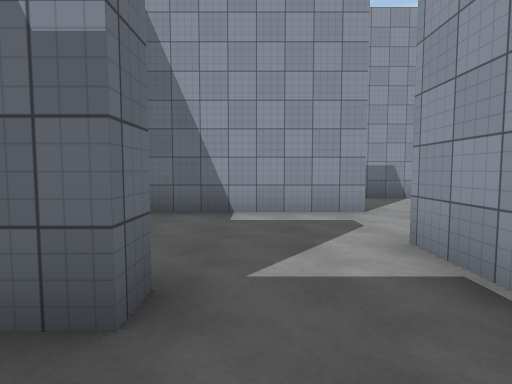
[1] (above)

24 first-person views from a walk through a 3-D level made in the Unity game engine. The camera is 1.5 m above the floor, tilts 4° down and sees 80° across. The floor is counted in squares, 2 m on a side. Each view is taken from the middle of a square. On the plan, view 1 faces up. The plan holds only what a view shows up to about 10 squares ahead; the rest is blank. The place goes on beyond the plan. The player is left out. Surface patterns are stand-ins for the level's own textures.

[2]
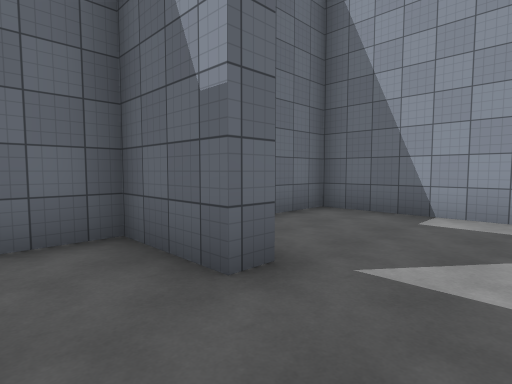

[3]
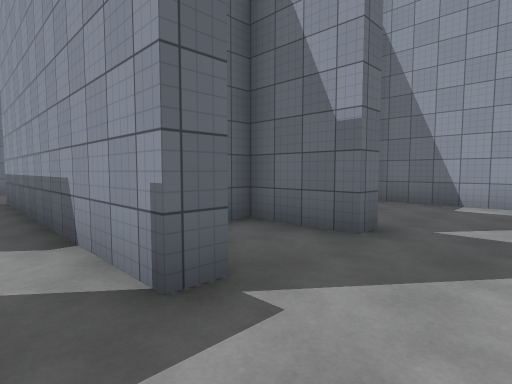

[4]
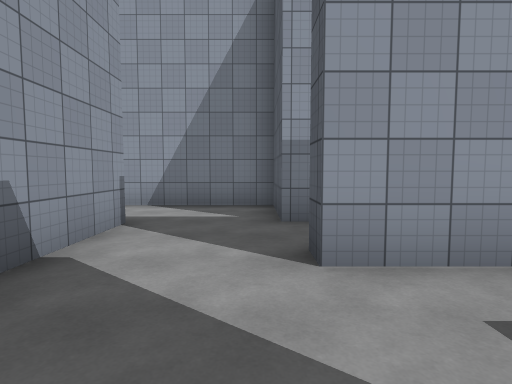

[5]
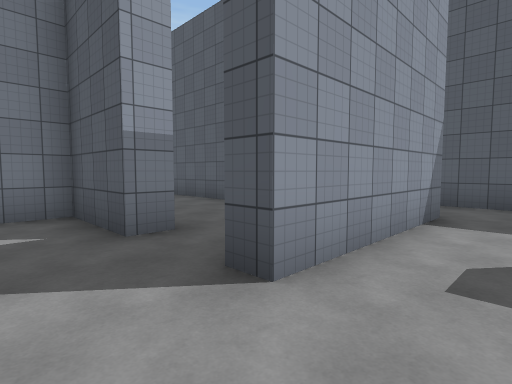

[6]
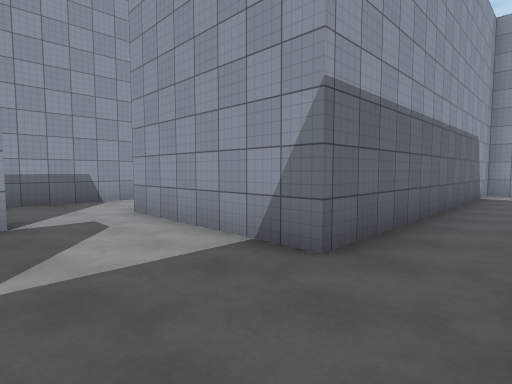

[7]
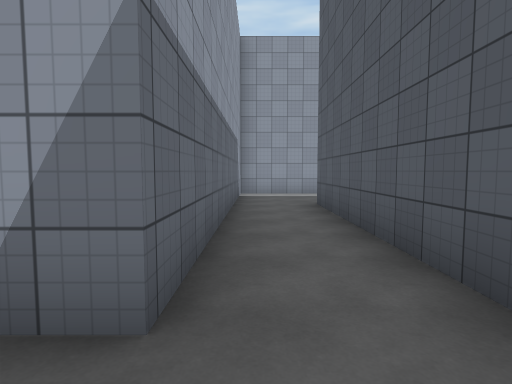

[8]
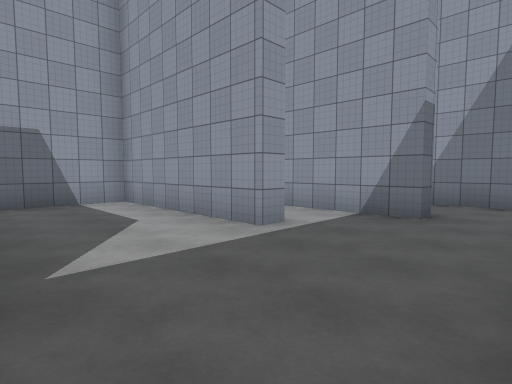

[9]
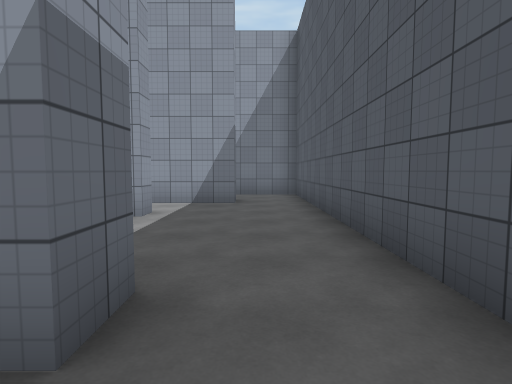

[10]
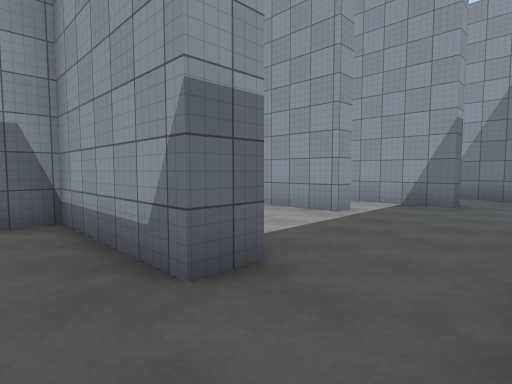

[11]
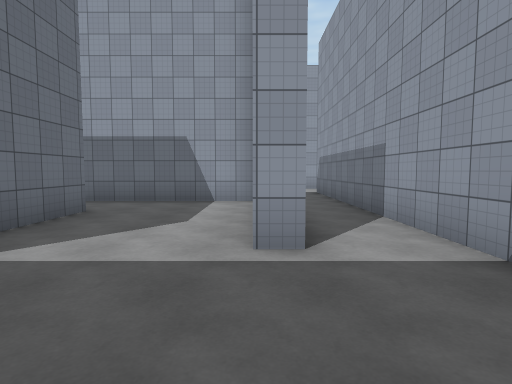

[12]
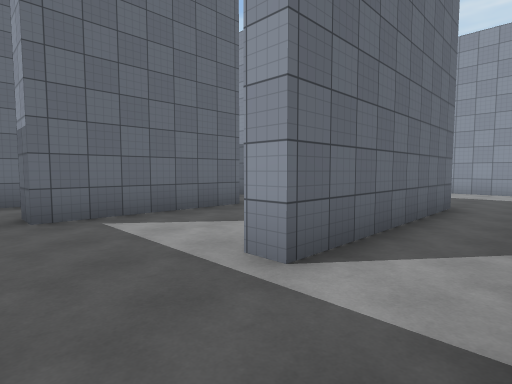

[13]
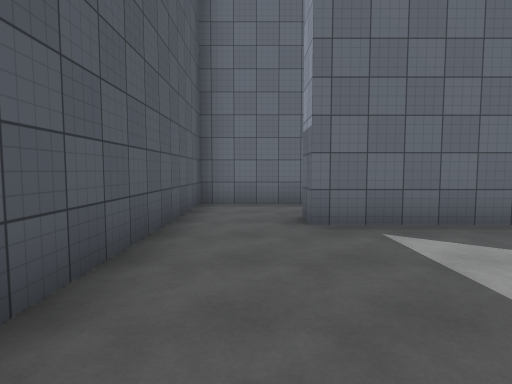

[14]
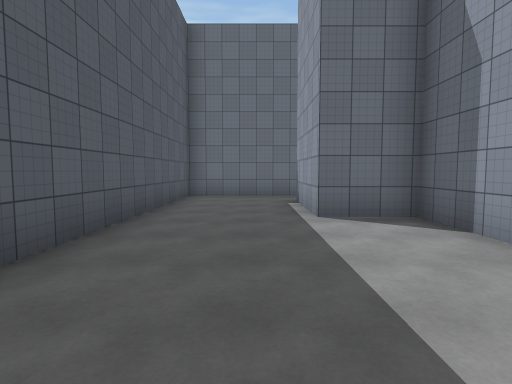

[15]
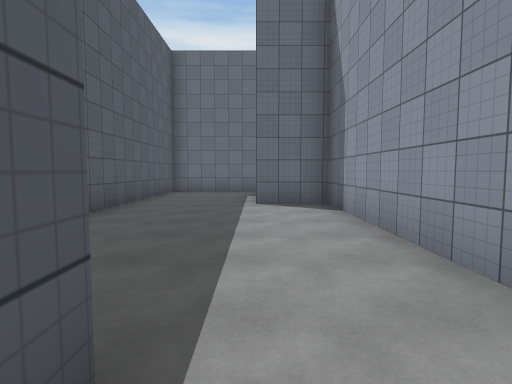

[16]
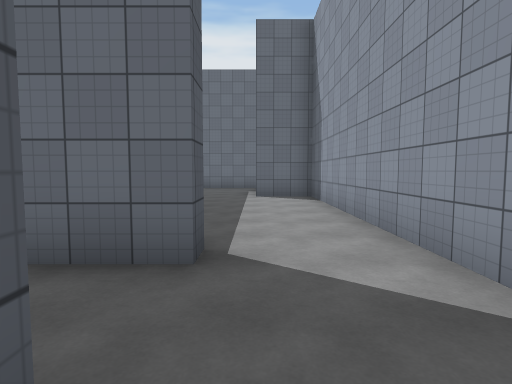

[17]
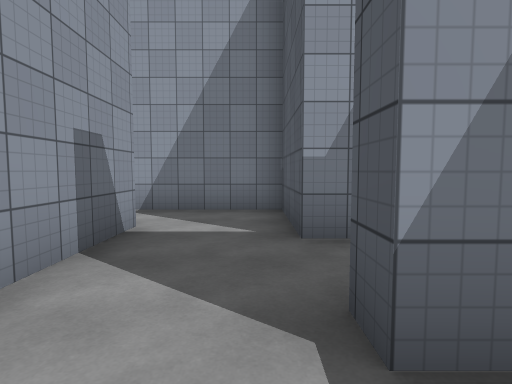

[18]
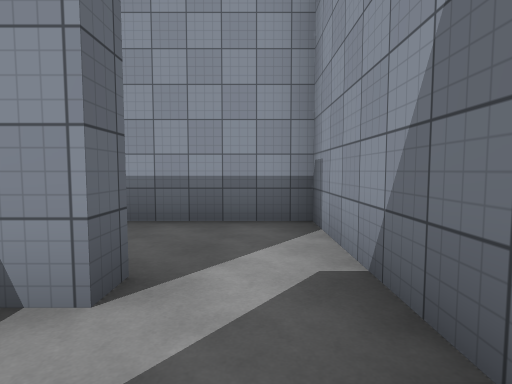

[19]
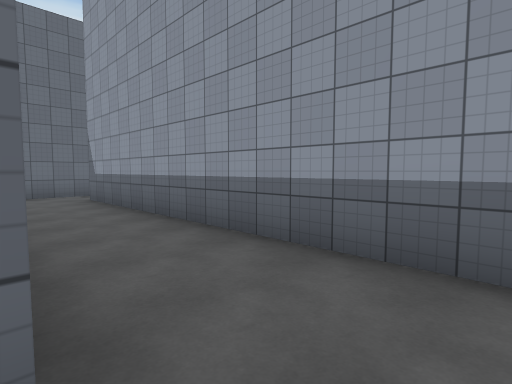

[20]
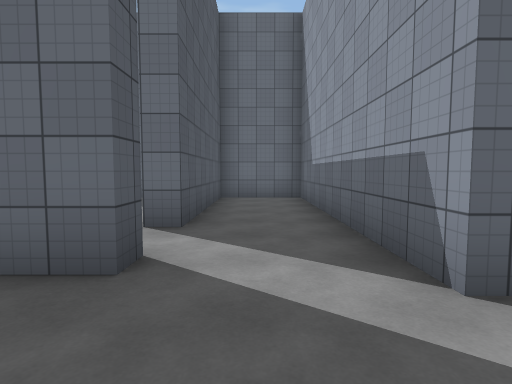

[21]
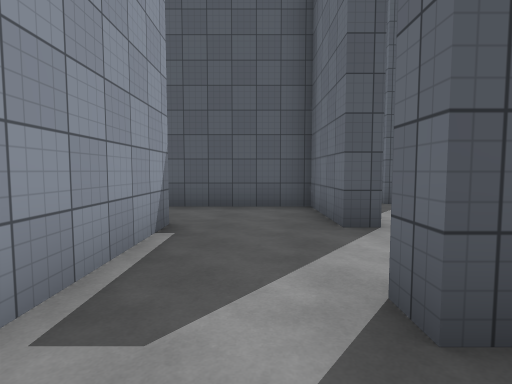

[22]
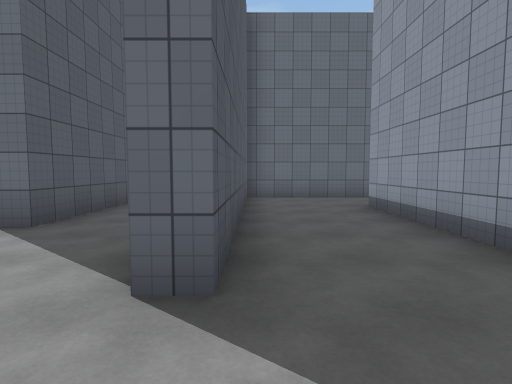

[23]
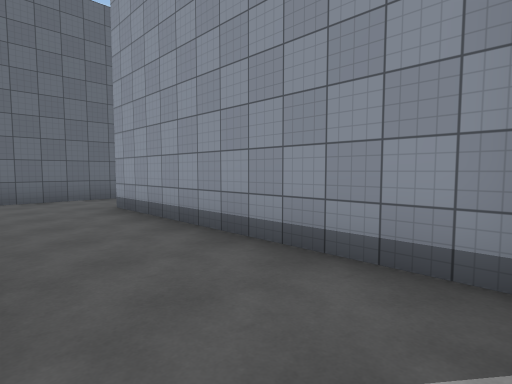

[24]
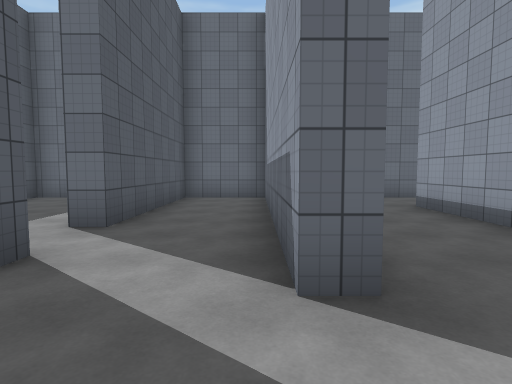

### Floor plan
Points are (right, up) in squares from view 1. A wall is a line through its corners. A room is listed if a view was taken in it or the views show most of it. See-through windows are left out.
Room 1 (views 1, 2)
walls: (-0.7, -0.5) (-0.7, -1.1); (-0.7, 1.4) (-2.5, 1.4) (-2.5, 0.2); (1.6, -1.6) (1.6, -0.1)
ways out: opening at (0.5, -1) to room 2; opening at (0.5, 2) to room 12
Room 2 (view 3)
walls: (-0.5, -3.5) (1.6, -3.5) (1.6, -1.6)
ways out: opening at (0.5, -1) to room 1; opening at (-2, -2.5) to room 3; opening at (-1, -4) to room 6
Room 3 (views 4, 5, 6, 7, 8, 11, 13)
walls: (-3.4, -9.4) (2.8, -9.4) (2.8, -13.3) (2.1, -13.3); (6.5, -12.1) (6, -12.1) (6, -7.5) (-2.7, -7.5) (-2.7, -3.5) (-2.2, -3.5); (1.6, -15.3) (7.6, -15.3); (-0.7, -1.1) (-5.5, -1.1); (8.1, -13.5) (8.1, -12.5)
ways out: opening at (-2, -2.5) to room 2; opening at (2, -14.5) to room 4; opening at (8, -14.5) to room 5; opening at (7, -12) to room 6
Room 4 (views 9, 10)
walls: (0.1, -12.9) (0.1, -15.3) (1.6, -15.3)
ways out: opening at (2, -14.5) to room 3; opening at (1, -12.5) to room 14
Room 5 (view 12)
walls: (8.6, -13.5) (8.1, -13.5); (7.6, -15.3) (10.6, -15.3) (10.6, -12.9)
ways out: opening at (8, -14.5) to room 3; opening at (9.5, -12.5)
Room 6 (views 14, 17)
walls: (6.5, -6.9) (6.5, -12.1); (7.6, -2.4) (2.1, -2.4) (2.1, -4) (-0.5, -4) (-0.5, -3.5); (-2.2, -3.5) (-2.2, -7) (4.8, -7); (8.1, -12.5) (8.1, -4.5)
ways out: opening at (-1, -4) to room 2; opening at (7, -12) to room 3; opening at (8, -3.5) to room 7
Room 7 (view 15)
walls: (8.1, -4.5) (8.6, -4.5); (11.1, -2.4) (7.6, -2.4)
ways out: opening at (8, -3.5) to room 6; opening at (11, -3.5) to room 8; opening at (9.5, -5)
Room 8 (views 16, 18, 19)
walls: (11.1, -1.8) (11.1, -2.4); (10.3, -4.5) (12.8, -4.5) (12.8, -1.5)
ways out: opening at (11, -3.5) to room 7; opening at (12, -2) to room 11
Room 9 (views 20, 22, 23, 24)
walls: (3.8, 6) (3.8, 3.6) (6.9, 3.6); (6.2, 5.8) (6.2, 8.6); (4.2, 8.8) (4.2, 8.3)
ways out: opening at (5.5, 9) to room 10; opening at (4, 7.5) to room 13
Room 10 (view 21)
walls: (5.9, 11.4) (-0.5, 11.4); (-1.9, 8.8) (4.2, 8.8); (-2.5, 12.6) (-2.5, 8.8)
ways out: opening at (5.5, 9) to room 9; opening at (-1.5, 12)
Room 11 (no view inside)
walls: (2.1, 1) (2.1, -0.6); (12.8, -1.5) (12.8, 0.5) (3.4, 0.5)
ways out: opening at (12, -2) to room 8; opening at (3, 1)
Room 12 (no view inside)
walls: (-0.7, 1.9) (-0.7, 1.4); (2.1, 5.5) (-2.5, 5.5) (-2.5, 1.9) (-2.1, 1.9); (1.6, 1.8) (1.6, 3.1)
ways out: opening at (0.5, 2) to room 1; opening at (2.5, 6) to room 13
Room 13 (no view inside)
walls: (3.2, 6) (3.8, 6); (4.2, 8.3) (-2.5, 8.3) (-2.5, 6) (2.1, 6) (2.1, 5.5)
ways out: opening at (4, 7.5) to room 9; opening at (2.5, 6) to room 12
Room 14 (no view inside)
walls: (2.1, -13.3) (2.1, -10)
ways out: opening at (1, -12.5) to room 4

Positions as (right, up) in squares from view 1, and headings:
1: (0, 0), facing up
2: (1, 0), facing up-left
3: (1, -2), facing up-left
4: (-5, -3), facing right
5: (-4, -2), facing down-right
6: (-5, -9), facing up-right
7: (-4, -8), facing right
8: (3, -15), facing up-right
9: (1, -14), facing right
10: (1, -15), facing up-right
11: (6, -15), facing up
12: (8, -14), facing up-left
13: (7, -14), facing left
14: (7, -5), facing left
15: (9, -4), facing left
16: (11, -4), facing left
17: (7, -4), facing right
18: (12, -4), facing up
19: (12, -2), facing up-left
20: (6, 7), facing left
21: (5, 10), facing down
22: (6, 9), facing left
23: (6, 9), facing up-left
24: (6, 8), facing left
